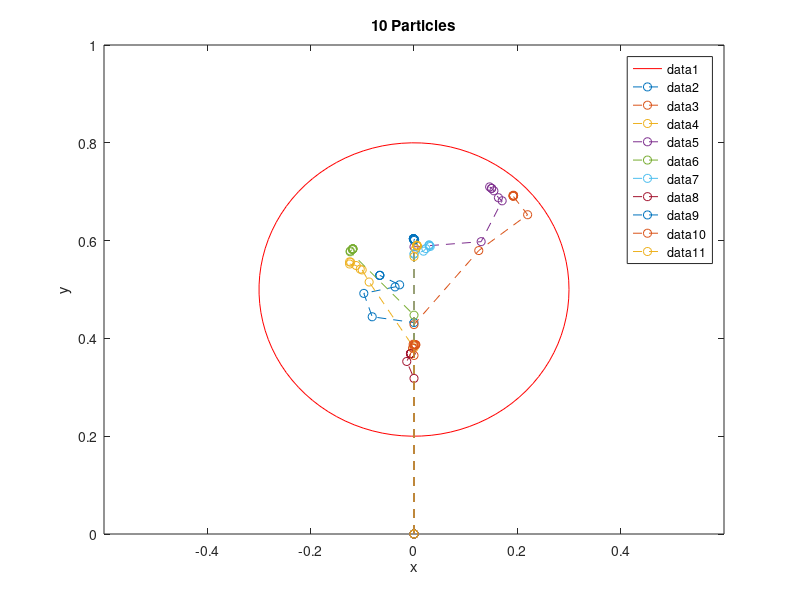

Write MATLAB code to recreate this figure.
clf
clear
clc

E0 = 0.7;                   % Initial energy
npart = 1000;                % Number of particles to be simulated
pabs = 0.2;             % Probability for interaction through absorbtion
counter = 0;
pplot10 = false;
% Construction of circular target
r = 0.3;                    % Target radius
center = 0.5;               % Center of target on y-axis
th = linspace(0,2*pi);
xx = r*cos(th);
yy = center+r*sin(th);
plot(xx,yy,'r');
hold on

Edep = 0;                   % Initialize deposited energy
for j=1:npart               % Loop over number of particles
    clear xtrack             % Clear track in x-direction
    clear ytrack             % Clear track in y-direction
    
    i = 1;                   % Initialize interaction counter i
    k = 0;
    
    % Position of particle gun and initial particle energy
    E = E0;                  % Initial energy of particles
    xtrack(i) = 0;           % Particles are fired from x=0 and
    ytrack(i) = 0;           % y=0
    
    i = i + 1;
    
    d = (center-r) + E*rand;    % Deduce range of particles before interaction
    if d < (center+r)           % If particle interacts within target
        xtrack(i) = xtrack(i-1); % Update x-position of particle track
        ytrack(i) = ytrack(i-1) + d; % Update y-position of particle track
        thetaold = 0;            % Store direction of particle
        i = i + 1;
    else                        % Particle does not interact within target
        xtrack(i) = xtrack(i-1); % Particle is transported far outside the target
        ytrack(i) = 1000*d;
        k = 1;                   % End track
    end
    
    while k<1                   % While particle is inside target and not yet absorbed
        pint = rand;
        if pint < pabs        % If absorbition
            Edep = Edep + E;      % Increment deposited energy
            k = 1;                % End particle track
        else                     % If elastic scattering
            theta = -pi+2*pi*rand + thetaold;  % Determine deflection angle
            phi = -pi+2*pi*rand;
            E = 0.5*E*(1-cos(phi));           % Update energy
            theta = phi/2;
            Edep = Edep + E;      % Increment deposited energy
            d = E*rand;           % Range before interaction
            x = d*sin(theta);     % Change in x-position due to scattering
            y = d*cos(theta);     % Change in y-position due to scattering
            thetaold = theta;     % Store direction of particle
            xtrack(i) = xtrack(i-1) + x;  % Update x-position of track
            ytrack(i) = ytrack(i-1) + y;  % Update y-position of track
            
            % If new position outside target the particle is transported
            % away from the target and track ends
            if (xtrack(i).^2+(ytrack(i)-center).^2) > r.^2
                xtrack(i) = 1000*x;
                ytrack(i) = 1000*y;
                k = 1;                  % End particle track
            end
            i = i + 1;
            
        end
    end
   if (i == 10 && counter < 10)
       %  if (pplot10 && counter < 10)
        plot(xtrack,ytrack,'--o')        % Plot particle track
        title('10 Particles')
        hold on
        counter = counter + 1;
        legend()
        pause(0.5)
        
    end
end
xlabel('x');
ylabel('y');
axis([-0.6 0.6 0 1])
Edep = Edep/npart                   % Compute average deposited energy